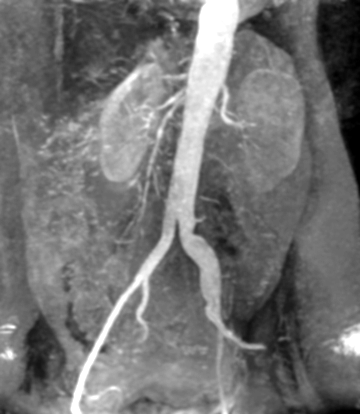
#> input picture HW2/Q2/kidney.tif, 360 x 414 px
$ python Q2.py
#> lines starting #> are read from the running program, lines starting #| are printed output that depends on the picture; after the words box and inside, x2 and y2 are one past the last pixel; in counts of white or black regions, pixels touching at a corner belong together
import cv2
import numpy as np
import matplotlib.pyplot as plt
img1= cv2.imread('kidney.tif')
#> img1 is the input picture: shape (414, 360, 3); min 0, max 255, mean 115
img1 = cv2.cvtColor(img1, cv2.COLOR_BGR2GRAY)
#> img1: shape (414, 360)
row1, col1 = img1.shape[:2]
#> row1 = 414; col1 = 360

b1 = np.array(np.zeros((row1, col1), dtype=np.uint8))
b2 = np.array(np.zeros((row1, col1), dtype=np.uint8))

for i in range(0, row1):
    for j in range(0, col1):

        if (img1[i][j] >= 160 and img1[i][j] <= 240):
            b1[i][j] = 150
        else:
            b1[i][j] = 20

        if (img1[i][j] >= 100 and img1[i][j] <= 165):
            b2[i][j] = 200
        else:
            b2[i][j] = img1[i][j]
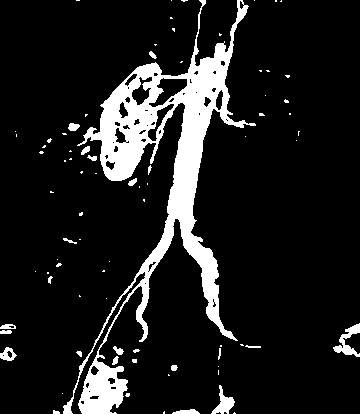
#> b1: shape (414, 360); values 20 (black) and 150 (white), 11.8% white; 80 white regions (58 under 20 px), largest, box (x1, y1, x2, y2) and area: (63, 0, 256, 414) 15736, (333, 323, 360, 357) 352, (211, 385, 235, 414) 289
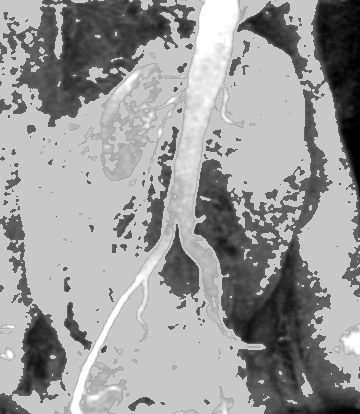
#> b2: shape (414, 360); min 0, max 255, mean 154.7
plt.figure(3)
plt.subplot(1,3,1)
plt.imshow(cv2.cvtColor(img1, cv2.COLOR_BGR2RGB))
plt.title('original')
plt.xticks([])
plt.yticks([])
plt.subplot(1,3,2)
plt.imshow(b1, cmap='gray')
plt.title('left graph')
plt.xticks([])
plt.yticks([])
plt.subplot(1,3,3)
plt.imshow(b2,cmap='gray')
plt.title('right graph')
plt.xticks([])
plt.yticks([])
plt.show()
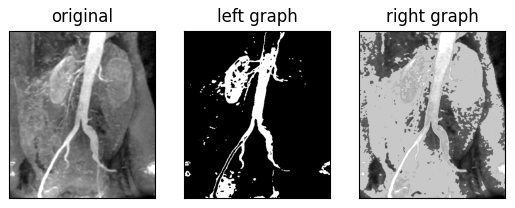
#> figure drawn by matplotlib, 3 panels
